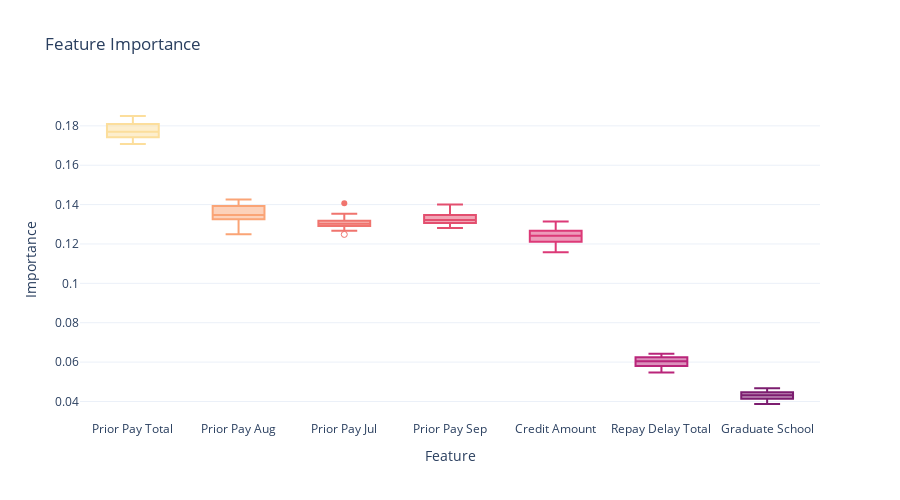

Notebook code cell kept with this figure:
### Code cell
# Order feature importance by largest to smallest value
df_importance.sort_values(by='Importance', ascending=False, inplace=True)

# Aggregate by feature and limit by top 10
df_importance_agg = df_importance.groupby('Feature').mean().sort_values(by='Importance', ascending=False).head(7)

# Filter df_importance down to just features in df_importance_agg
df_importance = df_importance[df_importance['Feature'].isin(df_importance_agg.index)]

fig = px.box(df_importance, x='Feature', y='Importance', title='Feature Importance', color='Feature', color_discrete_sequence=px.colors.sequential.Sunsetdark, points='suspectedoutliers')
fig.update_layout(showlegend=False, height=500)

fig.show()

### Figure 1 — Plotly figure (JSON) as saved in the notebook; plotly's stock layout.template omitted (floating-point values rounded to 4 significant figures)
{"data": [{"alignmentgroup": "True", "boxpoints": "suspectedoutliers", "hovertemplate": "Feature=%{x}<br>Importance=%{y}<extra></extra>", "legendgroup": "Prior Pay Total", "marker": {"color": "rgb(252, 222, 156)"}, "name": "Prior Pay Total", "notched": false, "offsetgroup": "Prior Pay Total", "orientation": "v", "showlegend": true, "type": "box", "x": ["Prior Pay Total", "Prior Pay Total", "Prior Pay Total", "Prior Pay Total", "Prior Pay Total", "Prior Pay Total", "Prior Pay Total", "Prior Pay Total", "Prior Pay Total", "Prior Pay Total"], "x0": " ", "xaxis": "x", "y": [0.185, 0.1848, 0.1809, 0.1783, 0.1782, 0.1757, 0.1746, 0.1742, 0.1731, 0.1708], "y0": " ", "yaxis": "y"}, {"alignmentgroup": "True", "boxpoints": "suspectedoutliers", "hovertemplate": "Feature=%{x}<br>Importance=%{y}<extra></extra>", "legendgroup": "Prior Pay Aug", "marker": {"color": "rgb(250, 164, 118)"}, "name": "Prior Pay Aug", "notched": false, "offsetgroup": "Prior Pay Aug", "orientation": "v", "showlegend": true, "type": "box", "x": ["Prior Pay Aug", "Prior Pay Aug", "Prior Pay Aug", "Prior Pay Aug", "Prior Pay Aug", "Prior Pay Aug", "Prior Pay Aug", "Prior Pay Aug", "Prior Pay Aug", "Prior Pay Aug"], "x0": " ", "xaxis": "x", "y": [0.1426, 0.1408, 0.1392, 0.1379, 0.1356, 0.1338, 0.1334, 0.1325, 0.1314, 0.1249], "y0": " ", "yaxis": "y"}, {"alignmentgroup": "True", "boxpoints": "suspectedoutliers", "hovertemplate": "Feature=%{x}<br>Importance=%{y}<extra></extra>", "legendgroup": "Prior Pay Jul", "marker": {"color": "rgb(240, 116, 110)"}, "name": "Prior Pay Jul", "notched": false, "offsetgroup": "Prior Pay Jul", "orientation": "v", "showlegend": true, "type": "box", "x": ["Prior Pay Jul", "Prior Pay Jul", "Prior Pay Jul", "Prior Pay Jul", "Prior Pay Jul", "Prior Pay Jul", "Prior Pay Jul", "Prior Pay Jul", "Prior Pay Jul", "Prior Pay Jul"], "x0": " ", "xaxis": "x", "y": [0.1406, 0.1354, 0.1319, 0.1307, 0.1306, 0.1301, 0.1294, 0.1291, 0.1267, 0.1249], "y0": " ", "yaxis": "y"}, {"alignmentgroup": "True", "boxpoints": "suspectedoutliers", "hovertemplate": "Feature=%{x}<br>Importance=%{y}<extra></extra>", "legendgroup": "Prior Pay Sep", "marker": {"color": "rgb(227, 79, 111)"}, "name": "Prior Pay Sep", "notched": false, "offsetgroup": "Prior Pay Sep", "orientation": "v", "showlegend": true, "type": "box", "x": ["Prior Pay Sep", "Prior Pay Sep", "Prior Pay Sep", "Prior Pay Sep", "Prior Pay Sep", "Prior Pay Sep", "Prior Pay Sep", "Prior Pay Sep", "Prior Pay Sep", "Prior Pay Sep"], "x0": " ", "xaxis": "x", "y": [0.14, 0.1375, 0.1347, 0.134, 0.1324, 0.1319, 0.1307, 0.1306, 0.1284, 0.1281], "y0": " ", "yaxis": "y"}, {"alignmentgroup": "True", "boxpoints": "suspectedoutliers", "hovertemplate": "Feature=%{x}<br>Importance=%{y}<extra></extra>", "legendgroup": "Credit Amount", "marker": {"color": "rgb(220, 57, 119)"}, "name": "Credit Amount", "notched": false, "offsetgroup": "Credit Amount", "orientation": "v", "showlegend": true, "type": "box", "x": ["Credit Amount", "Credit Amount", "Credit Amount", "Credit Amount", "Credit Amount", "Credit Amount", "Credit Amount", "Credit Amount", "Credit Amount", "Credit Amount"], "x0": " ", "xaxis": "x", "y": [0.1314, 0.1269, 0.1267, 0.125, 0.1244, 0.1239, 0.1236, 0.1212, 0.1207, 0.1158], "y0": " ", "yaxis": "y"}, {"alignmentgroup": "True", "boxpoints": "suspectedoutliers", "hovertemplate": "Feature=%{x}<br>Importance=%{y}<extra></extra>", "legendgroup": "Repay Delay Total", "marker": {"color": "rgb(185, 37, 122)"}, "name": "Repay Delay Total", "notched": false, "offsetgroup": "Repay Delay Total", "orientation": "v", "showlegend": true, "type": "box", "x": ["Repay Delay Total", "Repay Delay Total", "Repay Delay Total", "Repay Delay Total", "Repay Delay Total", "Repay Delay Total", "Repay Delay Total", "Repay Delay Total", "Repay Delay Total", "Repay Delay Total"], "x0": " ", "xaxis": "x", "y": [0.06421, 0.06254, 0.06244, 0.06178, 0.06054, 0.06028, 0.05961, 0.05808, 0.05764, 0.05471], "y0": " ", "yaxis": "y"}, {"alignmentgroup": "True", "boxpoints": "suspectedoutliers", "hovertemplate": "Feature=%{x}<br>Importance=%{y}<extra></extra>", "legendgroup": "Graduate School", "marker": {"color": "rgb(124, 29, 111)"}, "name": "Graduate School", "notched": false, "offsetgroup": "Graduate School", "orientation": "v", "showlegend": true, "type": "box", "x": ["Graduate School", "Graduate School", "Graduate School", "Graduate School", "Graduate School", "Graduate School", "Graduate School", "Graduate School", "Graduate School", "Graduate School"], "x0": " ", "xaxis": "x", "y": [0.04677, 0.04472, 0.04471, 0.04379, 0.04375, 0.04258, 0.04202, 0.04142, 0.04094, 0.03872], "y0": " ", "yaxis": "y"}], "layout": {"boxmode": "overlay", "height": 500, "legend": {"title": {"text": "Feature"}, "tracegroupgap": 0}, "showlegend": false, "title": {"text": "Feature Importance"}, "xaxis": {"anchor": "y", "categoryarray": ["Prior Pay Total", "Prior Pay Aug", "Prior Pay Jul", "Prior Pay Sep", "Credit Amount", "Repay Delay Total", "Graduate School"], "categoryorder": "array", "domain": [0, 1], "title": {"text": "Feature"}}, "yaxis": {"anchor": "x", "domain": [0, 1], "title": {"text": "Importance"}}}}
